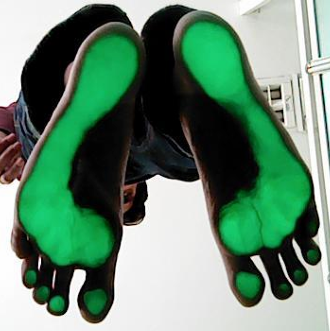
#> input picture Model/img/P001.png, 330 x 331 px, found by its file name
$ jupyter execute Image_Preprocessing_Pipeline.ipynb
#> lines starting #> are read from the running program, lines starting #| are printed output that depends on the picture
#|   Original image shape: (331, 330, 3)
## Setup & Imports

# Image Preprocessing Pipeline for Diabetic Foot Ulcer Detection

## Complete Preprocessing Workflow (Chapter 3)

This notebook implements the full image preprocessing pipeline as described in the research methodology, following all steps outlined in Chapter 3.

## 1. Image Segmentation (HMRF-EM)

**Description:** Separate the foot from the background using Gaussian Mixture Model (GMM) with Hidden Markov Random Field (HMRF) and MAP (Maximum A Posteriori) estimation.

**Steps:**
- Convert RGB image to YDbDr color space
- Initialize 3 clusters (background, low-pressure, high-pressure) with K-means
- Run EM iterations with MAP labeling
- Apply segmentation mask to extract foot region

**Reference Code:** `preprocess_feet.py`

---

[cell 1]
# Import Required Libraries
import os
import glob
import numpy as np
from PIL import Image
import matplotlib.pyplot as plt
from scipy.ndimage import uniform_filter, label, find_objects, binary_dilation
import cv2
import warnings
warnings.filterwarnings('ignore')

print("✓ All libraries imported successfully")

# ============================================================
# 1. Color Space Conversion: RGB → YDbDr
# ============================================================

def rgb_to_ydbdr(image_rgb: np.ndarray) -> np.ndarray:
    """
    Convert an RGB image (H, W, 3) in [0, 255] to YDbDr.

    Y  =  0.299 R + 0.587 G + 0.114 B          (Luminance)
    Db = -0.450 R - 0.883 G + 1.333 B          (Chrominance blue)
    Dr = -1.333 R + 1.116 G + 0.217 B          (Chrominance red)

    Returns float64 array (H, W, 3).
    """
    img = image_rgb.astype(np.float64)
    R, G, B = img[..., 0], img[..., 1], img[..., 2]
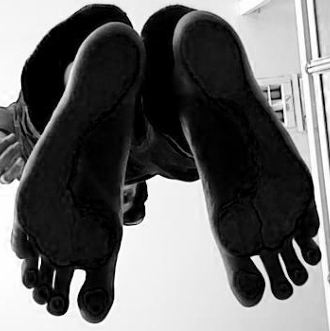
#> R: shape (331, 330) float64; min 0, max 255, mean 103.2
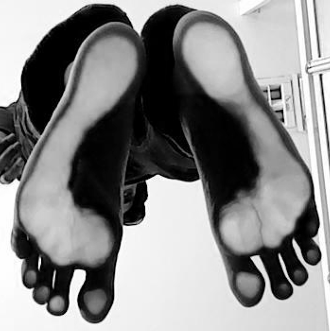
#> G: shape (331, 330) float64; min 0, max 255, mean 136.6
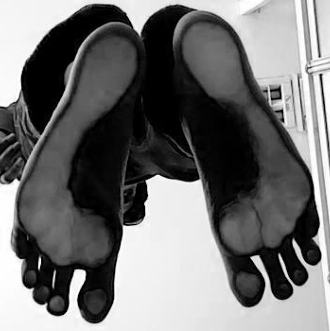
#> B: shape (331, 330) float64; min 0, max 255, mean 114.3

    Y  =  0.299 * R + 0.587 * G + 0.114 * B
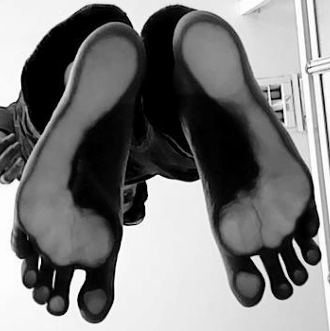
#> Y: shape (331, 330) float64; min 0, max 255, mean 124
    Db = -0.450 * R - 0.883 * G + 1.333 * B
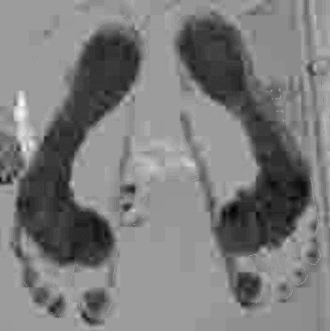
#> Db: shape (331, 330) float64; min -72.6, max 45.92, mean -14.6; drawn with min black and max white
    Dr = -1.333 * R + 1.116 * G + 0.217 * B
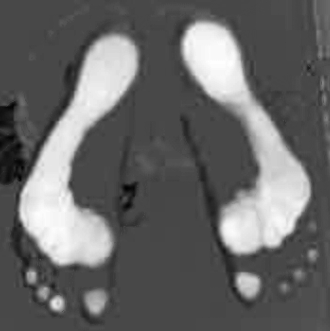
#> Dr: shape (331, 330) float64; min -89.71, max 228, mean 39.7; drawn with min black and max white

    return np.stack([Y, Db, Dr], axis=-1)
#> (the rest of the program and of its run is left out)
